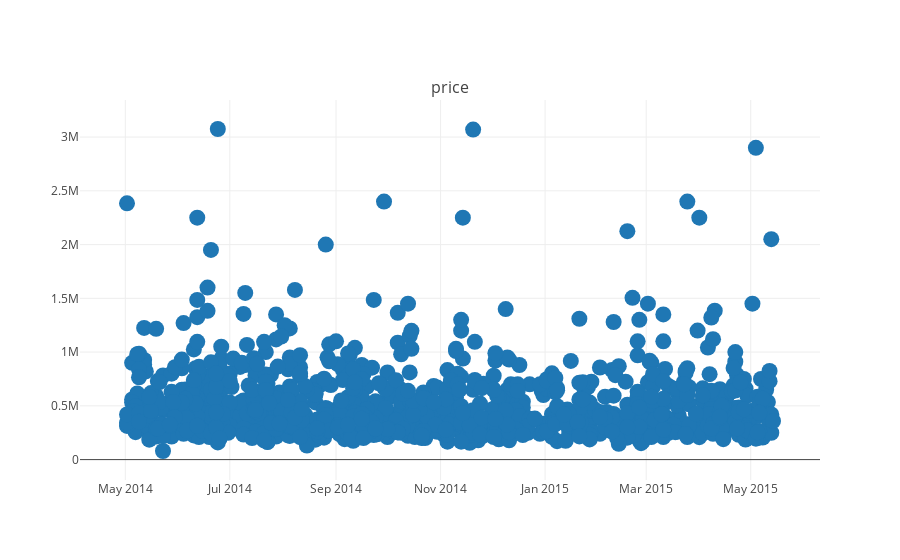

This figure's notebook cell:
### Markdown cell above
### Initial Impressions

Looks like we'll need to watch out for high correlations between `sqft_living` and `sqft_above`. Additionally, we learned that our data is in an excellent format for the most part, although the feature `yr_renovated` is almost entirely empty, and could probably be best combined with another.

---

## Visualize the patterns
Now that we have a sense of what the dataset is like, let's visualize how the house price is dependent on various features, and what trends we may see. Eezzy provides functionality for easy plotting.

### Code cell
from tbs.plotting.tbs_plotly_plot import plot_time_series
plot_time_series(df[:1000], 'date', 'price', False)

### Figure 1 — Plotly figure (JSON) as saved in the notebook; plotly's stock layout.template omitted (floating-point values rounded to 4 significant figures; data arrays with more than 128 entries replaced by an {"elided": "..."} marker saying what was removed)
{"data": [{"legendgroup": "price", "marker": {"color": null, "showscale": false, "size": "16"}, "mode": "markers", "name": "price", "type": "scatter", "x": {"elided": "1000 str values"}, "xaxis": "x1", "y": {"elided": "1000 int values"}, "yaxis": "y1"}], "layout": {"annotations": [{"font": {"size": 16}, "showarrow": false, "text": "price", "x": 0.5, "xanchor": "center", "xref": "paper", "y": 1, "yanchor": "bottom", "yref": "paper"}], "showlegend": false, "xaxis1": {"anchor": "y1", "domain": [0, 1]}, "yaxis1": {"anchor": "x1", "domain": [0, 1]}}}
